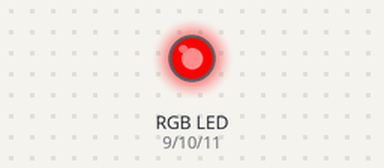
Recording of a sketch running on a simulated Arduino Uno, built with avr-gcc and run on an emulated ATmega328P. Shown: an RGB LED mixed from three pins (HIGH = lit).

Above: at 1.0 s.
At 5.0 s:
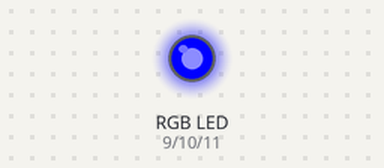
At 7.0 s:
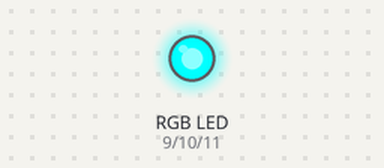
At 9.0 s:
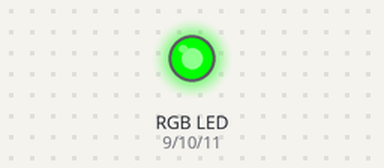
At 13.0 s:
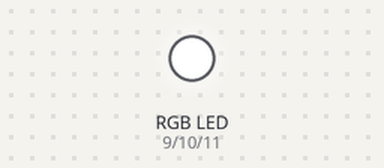
At 17.0 s:
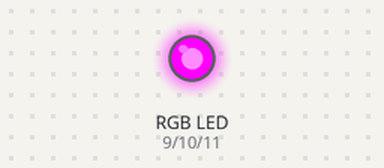
Timing chart, 0 to 18.2 s (numbered marks = the images above):
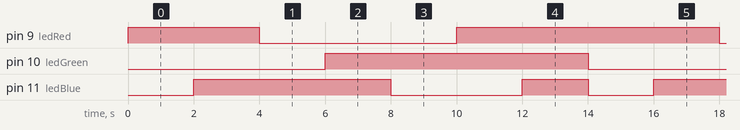

The sketch:

led_RGB.ino
```cpp
//rojo-magenta-azul-cian-verde-amarillo-blanco
int ledRed = 9; //PWM
int ledGreen = 10; //PWM
int ledBlue = 11; //PWM
int retardo = 2000;

void setup() {
  pinMode(ledBlue, OUTPUT);
  pinMode(ledGreen, OUTPUT);
  pinMode(ledRed, OUTPUT);
}

void loop() {
  digitalWrite(ledRed, HIGH); //rojo
  digitalWrite(ledGreen, LOW);
  digitalWrite(ledBlue, LOW);
  delay(retardo);

  digitalWrite(ledBlue, HIGH); //añadir azul -> magenta
  delay(retardo);

  digitalWrite(ledRed, LOW); //apagamos rojo -> azul
  delay(retardo);

  digitalWrite(ledGreen, HIGH); //añadimos verde -> cian
  delay(retardo);

  digitalWrite(ledBlue, LOW); //apagamos el azul -> verde
  delay(retardo);

  digitalWrite(ledRed, HIGH); //añadimos el rojo -> amarillo
  delay(retardo);

  digitalWrite(ledBlue, HIGH); // añadimos azul -> blanco
  delay(retardo);
}
```

Measured:
- by itself, pin 9 (ledRed): repeats every 14.0 s: LOW 6.0 s, HIGH 8.0 s
- by itself, pin 10 (ledGreen): alternates HIGH for 8.0 s and LOW for 6.0 s
- by itself, pin 11 (ledBlue): repeats every 14.0 s: LOW 4.0 s, HIGH 2.0 s, LOW 2.0 s, HIGH 6.0 s
